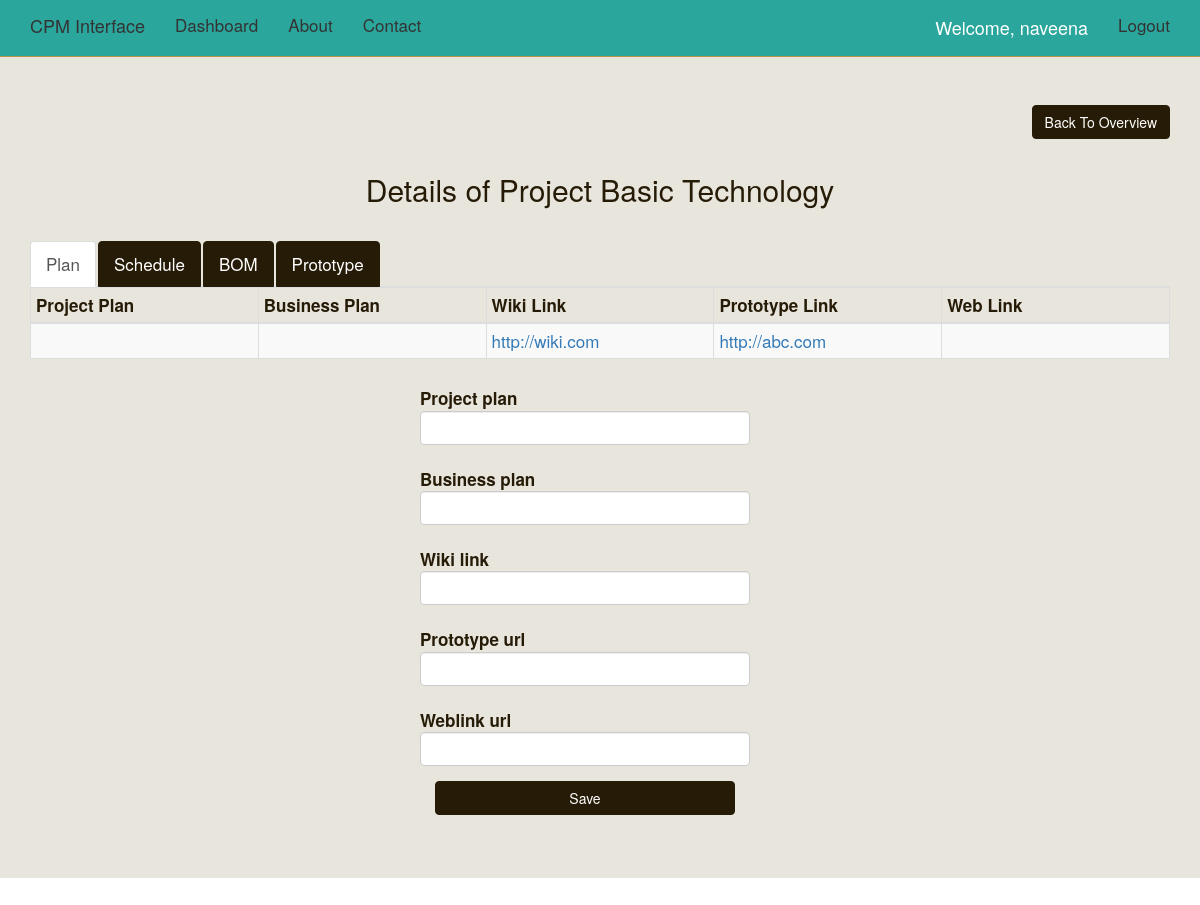
Page /projectdetails/Project Basic Technology/ (signed in) on the committed database.
### cpm/models.py (models this page shows, shortened)
class Project(models.Model):
	name = models.CharField(max_length=50, blank=False, null=False, unique=True)
	status = models.CharField(max_length=15,blank = False,null=False)
	completion = models.IntegerField(blank=False, null=False,validators=[MaxValueValidator(100), MinValueValidator(1)])
	start_date = models.DateTimeField()
	end_date = models.DateTimeField()

class Plan(models.Model):
	project_name = models.ForeignKey('Project')
	project_plan = models.URLField(max_length=1000,blank=True)
	business_plan = models.URLField(max_length=1000,blank=True)
	wiki_link = models.URLField(max_length=1000,blank=True)
	prototype_url = models.URLField(max_length=1000,blank=True)
	weblink_url = models.URLField(max_length=1000,blank=True)

### cpm/views.py (the view, shortened to what this page needs)
# urls.py: url(r'^projectdetails/(?P<name>.*)/$', cpm.views.projectdetails, name='projectdetails'),
def projectdetails(request,name):
      if '/' in name:
            name, rest = name.split("/")
      print request.POST
      project_data = Project.objects.get(name=name)
      role_data = Role.objects.all()
      order_status_data = OrderStatus.objects.all()
      task_message = ""
      plan_message = ""
      order_message = ""
      prototype_message =""
      process_message = ""
      if request.method=='POST' and 'schedule_delete' in request.POST:
                id_ = request.POST.get('model_instance')
                print'Name issss',id_
                schedule_data = Schedule.objects.get(id=id_)
                schedule_data.delete()
                task_message="Task Deleted Successfully"
      if request.method=='POST' and 'order_delete' in request.POST:
          id_ = request.POST.get('model_instance')
          print'Name issss',id_
          material_data = Material.objects.get(id=id_)
          material_data.delete()
          order_message="Order Deleted Successfully"
      if request.method=='POST' and 'delete_photo' in request.POST:
          id_ = request.POST.get('model_instance')
          print'photo issss',id_
          prototype_data = Prototype.objects.get(id=id_)
          prototype_data.delete()
      try:
         project_plan_data = None
         project_plan_data = Plan.objects.get(project_name=project_data.id)
      except Plan.DoesNotExist:
         project_plan_data = None
      try:
         order_data = None
         order_data = Material.objects.filter(project_name=project_data.id)
      except Material.DoesNotExist:
         order_data = None
      try:
         schedule_data = None
         schedule_data = Schedule.objects.filter(project_name=project_data.id)
      except Schedule.DoesNotExist:
         schedule_data = None
      try:
         prototype_data = None
         prototype_data = Prototype.objects.filter(project_name=project_data.id)
      except Prototype.DoesNotExist:
         prototype_data = None
      plan_form = ProjectPlanForm(request.POST or None)
      schedule_form = ScheduleForm(request.POST or None)
      schedule_edit_form = ScheduleEditForm(request.POST or None)
      schedule_comment_form = ScheduleCommentForm(request.POST or None)
      material_comment_form = MaterialCommentForm(request.POST or None)
      material_form = MaterialForm(request.POST or None)
      prototype_form = PrototypeForm(request.POST or None)
      process_url_form = ProcessURLForm(request.POST or None)
      context = {
         "project_data":project_data,
         "project_plan_data":project_plan_data,
         "plan_form":plan_form,
         "schedule_form":schedule_form,
         "schedule_edit_form":schedule_edit_form,
         "material_form":material_form,
         "schedule_data":schedule_data,
         "task_message":task_message,
         "plan_message":plan_message,
         "order_message":order_message,
         "order_data":order_data,
         "order_status_data":order_status_data,
         "prototype_form":prototype_form,
         "prototype_message":prototype_message,
         "prototype_data":prototype_data,
         "schedule_comment_form":schedule_comment_form,
         "material_comment_form":material_comment_form,
         "process_url_form": process_url_form,
      }
      return render(request,"project/details/base.html",context)

### cpm/forms.py
class ProjectPlanForm(forms.ModelForm):
  class Meta:
      model = Plan
      fields = ["project_plan","business_plan","wiki_link","prototype_url","weblink_url"]
  project_plan = forms.URLField(required=False)
  business_plan = forms.URLField(required=False)
  wiki_link = forms.URLField(required=False)
  prototype_url = forms.URLField(required=False)
  weblink_url = forms.URLField(required=False)

class ScheduleForm(forms.ModelForm):
  class Meta:
    model = Schedule
    fields = ["task_name","start_date","end_date"]
  assigned_to = forms.ChoiceField(required = True,choices = ((role.id, role.name) for role in Role.objects.all()))
  start_date = forms.DateField(required = True,widget=forms.DateInput(attrs={'class': 'datepick'}))
  end_date =forms.DateField(required = True, widget=forms.DateInput(attrs={'class': 'datepick'}))

### cpm/models.py (called while the page is built)
	def __unicode__(self):
		return str(self.id)

### templates/project/details/base.html (shortened to what this page needs)
{% extends "base.html" %}
{% load staticfiles %}
{% load crispy_forms_tags %}
{% block jumbotron %}
<div class="jumbotron">
<div class="container">
<a type = "button "class="btn btn-default pull-right" href="{% url 'projectoverview' name=project_data.name%}">Back To Overview</a><br><br>
<div class="row">
<div class='col-sm-12'>
<h2 class="text-align-center">Details of {{project_data.name}}</h2>
<br>
  <ul class="nav nav-tabs" id="detail_tabs">
    <li class="active" ><a data-toggle="tab" href="#plan">Plan</a></li>
    <li><a data-toggle="tab" href="#schedule">Schedule</a></li>
    <li><a data-toggle="tab" href="#bom">BOM</a></li>
    <li><a data-toggle="tab" href="#building">Prototype</a></li>
  </ul>
<div class="tab-content">
     {% include "project/details/plan_tab.html" %}
</div>
		  </div>
    </div>
</div>
</div>
{% endblock %}

### templates/nav_bar.html (shortened to what this page needs)
{% load staticfiles %}
<nav class="navbar navbar-default navbar-static-top">
      <div class="container">
        <div class="navbar-header">
          <a class="navbar-brand" href="{% url 'home' %}">CPM Interface</a>
        </div>
        <div id="navbar" class="navbar-collapse collapse">
          <ul class="nav navbar-nav">
            {% if not request.user.is_authenticated %}
            <li><a href="{% url 'home' %}">Home</a></li>
            <li><a href="{% url 'about' %}">About</a></li>
            <li><a href="{% url 'contact' %}">Contact</a></li>
            {% else %}
            <li><a href="{% url 'profile' %}">Dashboard</a></li>
            <li><a href="{% url 'about' %}">About</a></li>
            <li><a href="{% url 'contact' %}">Contact</a></li>
            {% endif %}
          </ul>
          <ul class="nav navbar-nav navbar-right">
          {% if request.user.is_authenticated %}
            <p class="navbar-text">Welcome, {{request.user}}</p>
            <li><a href="{% url 'auth_logout'%}">Logout</a></li>
            {% else %}
            <li><a href="{% url 'registration_register'%}">Register</a></li>
            {% endif %}
          </ul>
        </div>
      </div>
    </nav>

### templates/project/details/plan_tab.html
{% load crispy_forms_tags %}
<div id="plan" class="tab-pane fade in active">
	  	  <div class="tab-content" >
	  	  {% if project_plan_data %}
	  	   <div class="table-responsive">
	  	  <table id="mytable" class="table table-condensed table-striped table-bordered table-hover no-margin">
					<thead><tr>
					<th style="width:20%">Project Plan</th>
					<th style="width:20%">Business Plan</th>
					<th style="width:20%">Wiki Link</th>
					<th style="width:20%">Prototype Link</th>
					<th style="width:20%">Web Link</th>
					</tr>
					</thead>
   			 <tbody>
			      <tr>
			         <td><a href="{{project_plan_data.project_plan}}">{{project_plan_data.project_plan}}</a></td>
			          <td><a href="{{project_plan_data.business_plan}}">{{project_plan_data.business_plan}}</a></td>
			           <td><a href="{{project_plan_data.wiki_link}}">{{project_plan_data.wiki_link}}</a></td>
			           <td><a href="{{project_plan_data.prototype_url}}">{{project_plan_data.prototype_url}}</a></td>
			            <td><a href="{{project_plan_data.weblink_url}}">{{project_plan_data.weblink_url}}</a></td>
			      </tr>
			      </tbody>
			      </table></div>
			 {% endif %}
	  	  		<div class="form-group form-horizontal">
				    <div class="col-lg-12">
				        <div class="form-group col-lg-12">
				        <form class="form" method='POST' action="">{% csrf_token %}
				           {{plan_form|crispy}}
							<input type="submit" name = "plan" class="btn btn-default" style="width: 100%;" value="Save">
				         </form>
				        </div>
				    </div>
				</div>
		  </div>
    </div>

### static_in_pro/our_static/css/navbar-static-top.css (style rules this page uses)
body { min-height: 2000px; }
.navbar-static-top { margin-bottom: 0px !important; background-color: rgba(22, 158, 148, 0.91); border-color: #b9944a; }
.navbar-default .navbar-brand { color:#333; }
.navbar-default .navbar-nav>li>a { color:#333; }

### static_in_pro/our_static/css/custom-css.css (style rules this page uses)
.text-align-center { text-align:center; }

### rows in the picture
Project: name "Project Basic Technology"
Plan: wiki_link "http://wiki.com", prototype_url "http://abc.com"

### other values in the picture
{{ request.user }} "naveena"
